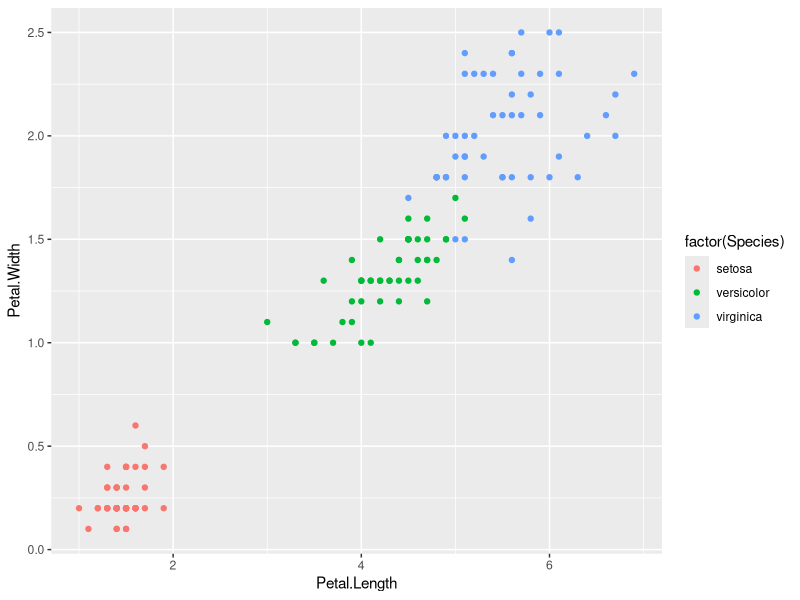
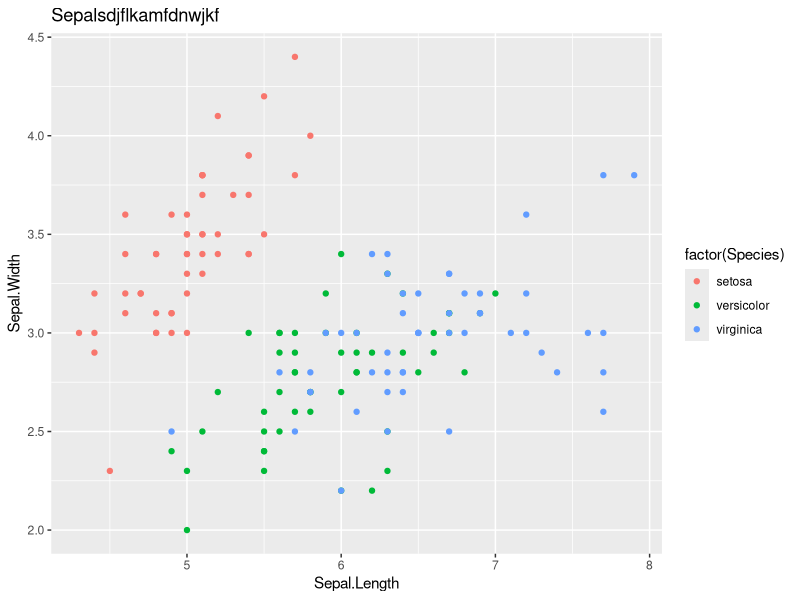
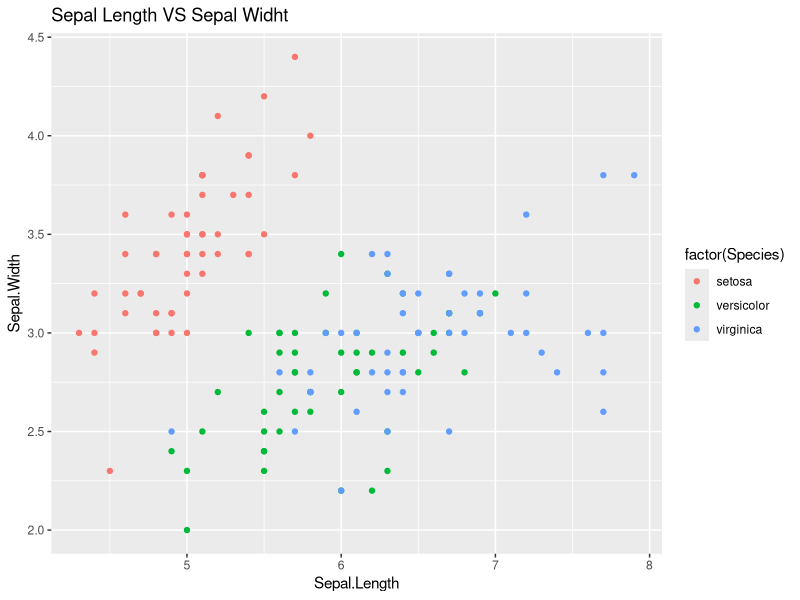

R code for these plots, in order:
library(ggplot2)
ggplot(iris,aes(x=Petal.Length,y=Petal.Width))+
  geom_point(aes(color=factor(Species)))
  #labs(title="Scatter Plot of Petal Length VS. Petal Width")
print(iris)


















install.packages(ggplot2)
library(ggplot2)

ggplot(iris,aes(x=Sepal.Length,y=Sepal.Width))+
  geom_point(aes(color =factor(Species)))+
labs(title = "Sepalsdjflkamfdnwjkf")


print(iris)













install.packages("ggplot2")
library(ggplot2)
ggplot(iris, aes(x = Sepal.Length, y = Sepal.Width))+
geom_point(aes(color=factor(Species)))+
  labs(title = "Sepal Length VS Sepal Widht" )